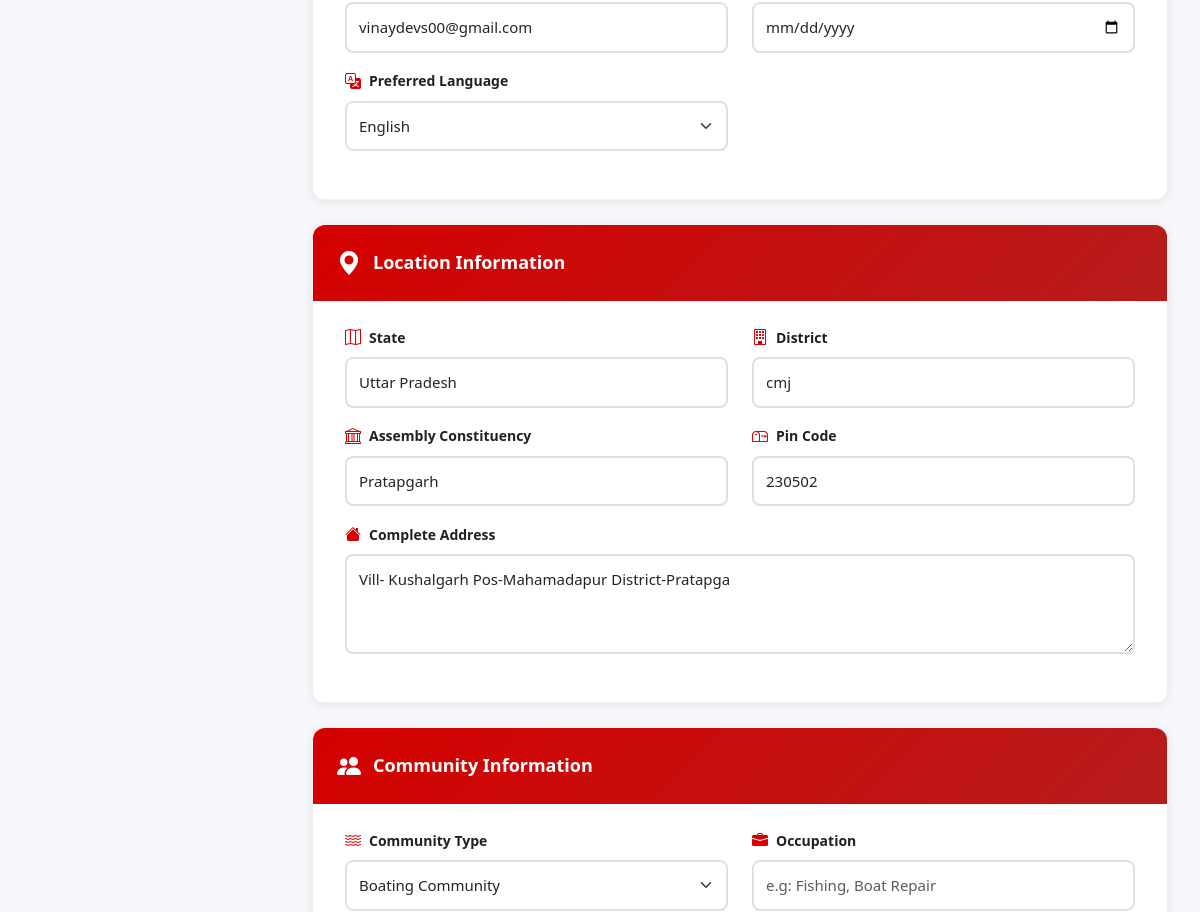
The page /accounts/complete-profile/ (signed in, middle part) on the database as committed earlier.
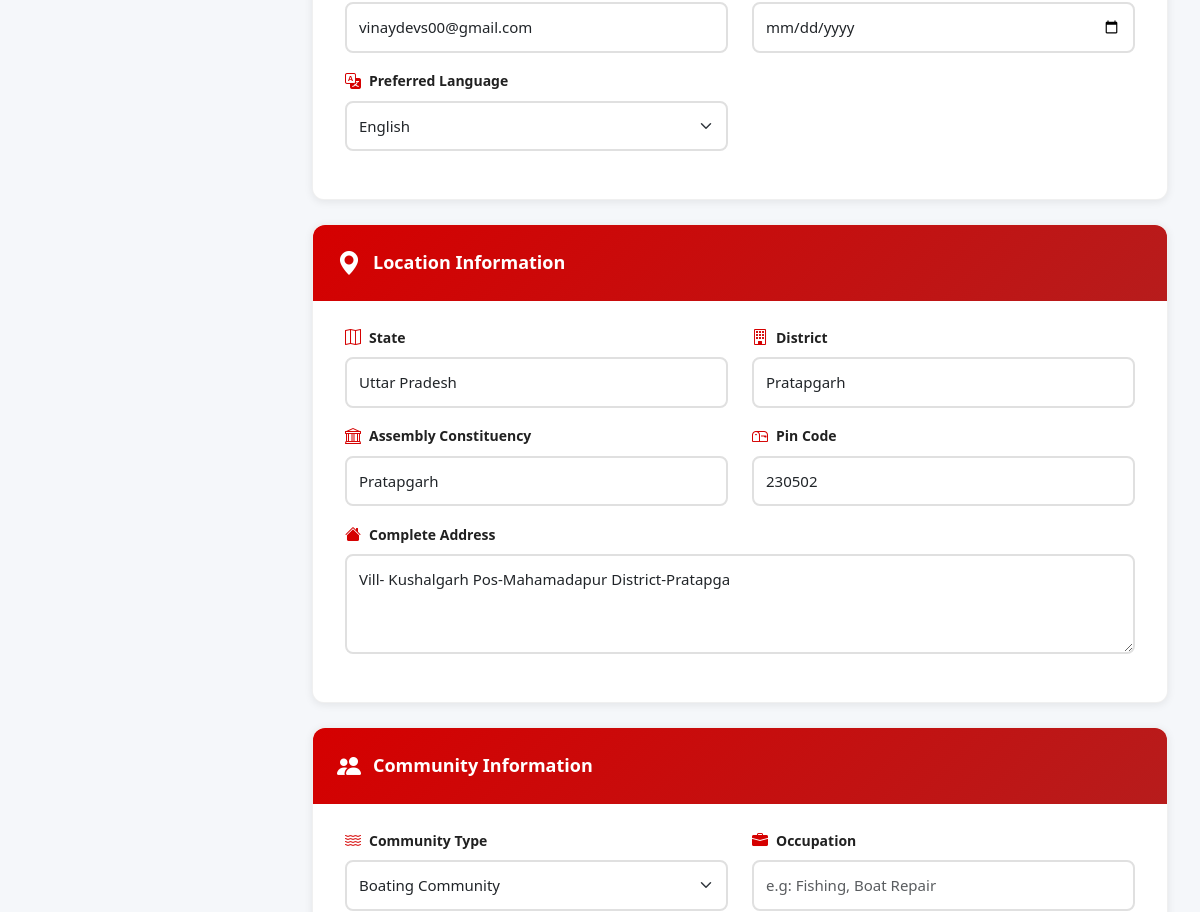
The same page on the database as committed later.
### accounts/models.py (models this page shows, shortened)
class User(AbstractUser):
    phone_number = models.CharField(max_length=15, unique=True)
    is_phone_verified = models.BooleanField(default=False)
    user_type = models.CharField(max_length=20, choices=USER_TYPE_CHOICES, default='SUPPORTER')
    constituency = models.CharField(max_length=100, blank=True)
    district = models.CharField(max_length=100, blank=True)
    state = models.CharField(max_length=50, blank=True)
    preferred_language = models.CharField(max_length=5, choices=LANGUAGE_CHOICES, default='hi')
    fishing_license_number = models.CharField(max_length=50, blank=True)
    boat_registration = models.CharField(max_length=50, blank=True)
    family_primary_account = models.ForeignKey('self', null=True, blank=True, on_delete=models.SET_NULL, related_name='family_members')
    created_at = models.DateTimeField(auto_now_add=True)
    objects = UserManager()
    USERNAME_FIELD = 'phone_number'
    REQUIRED_FIELDS = ['first_name', 'last_name']

### accounts/views.py (the view, shortened to what this page needs)
# urls.py: path('complete-profile/', views.complete_profile_view, name='complete_profile'),
@login_required
def complete_profile_view(request):
    profile, created = UserProfile.objects.get_or_create(user=request.user)
    return render(request, 'accounts/complete_profile.html', {
        'profile': profile
    })

### templates/accounts/complete_profile.html (shortened to what the changed rows need)
{% extends 'dashboard_base.html' %}
{% load static %}
{% block content %}
<div class="profile-container">
    <form method="post" enctype="multipart/form-data">
        <div class="form-section">
            <div class="row">
                <div class="col-md-6 mb-3">
                    <input type="email" class="form-control" id="email" name="email"
                           value="{{ user.email }}" placeholder="your.email@example.com">
                </div>
            </div>
            <div class="row">
                <div class="col-md-6 mb-3">
                    <label for="preferred_language" class="form-label">
                        <i class="bi bi-translate"></i>
                        Preferred Language
                    </label>
                    <select class="form-select" id="preferred_language" name="preferred_language">
                        <option value="en" {% if user.preferred_language == 'en' %}selected{% endif %}>English</option>
                    </select>
                </div>
            </div>
        </div>
        <div class="form-section">
            <div class="row">
                <div class="col-md-6 mb-3">
                    <label for="state" class="form-label">
                        <i class="bi bi-map"></i>
                        State
                    </label>
                    <input type="text" class="form-control" id="state" name="state"
                           value="{{ user.state }}" placeholder="e.g: Uttar Pradesh">
                </div>
                <div class="col-md-6 mb-3">
                    <label for="district" class="form-label">
                        <i class="bi bi-building"></i>
                        District
                    </label>
                    <input type="text" class="form-control" id="district" name="district"
                           value="{{ user.district }}" placeholder="e.g: Allahabad">
                </div>
            </div>
            <div class="row">
                <div class="col-md-6 mb-3">
                    <label for="constituency" class="form-label">
                        <i class="bi bi-bank"></i>
                        Assembly Constituency
                    </label>
                    <input type="text" class="form-control" id="constituency" name="constituency"
                           value="{{ user.constituency }}" placeholder="e.g: Koraon">
                </div>
            </div>
        </div>
    </form>
</div>
{% endblock %}

Rows that differ between the two databases and show on the page:
changed User "vinaydevs00@gmail.com": district "cmj" → "Pratapgarh"
